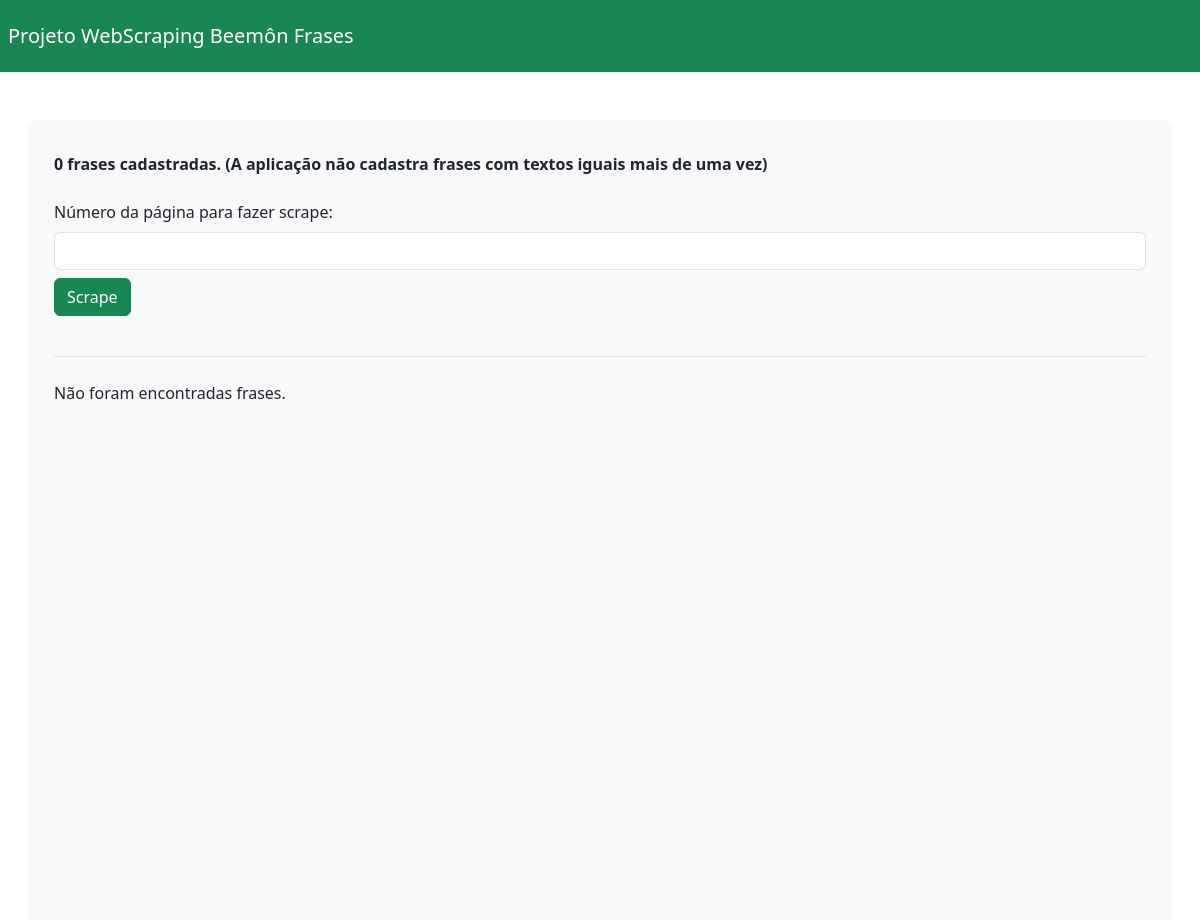
Page /?tag=change on the earlier database version.
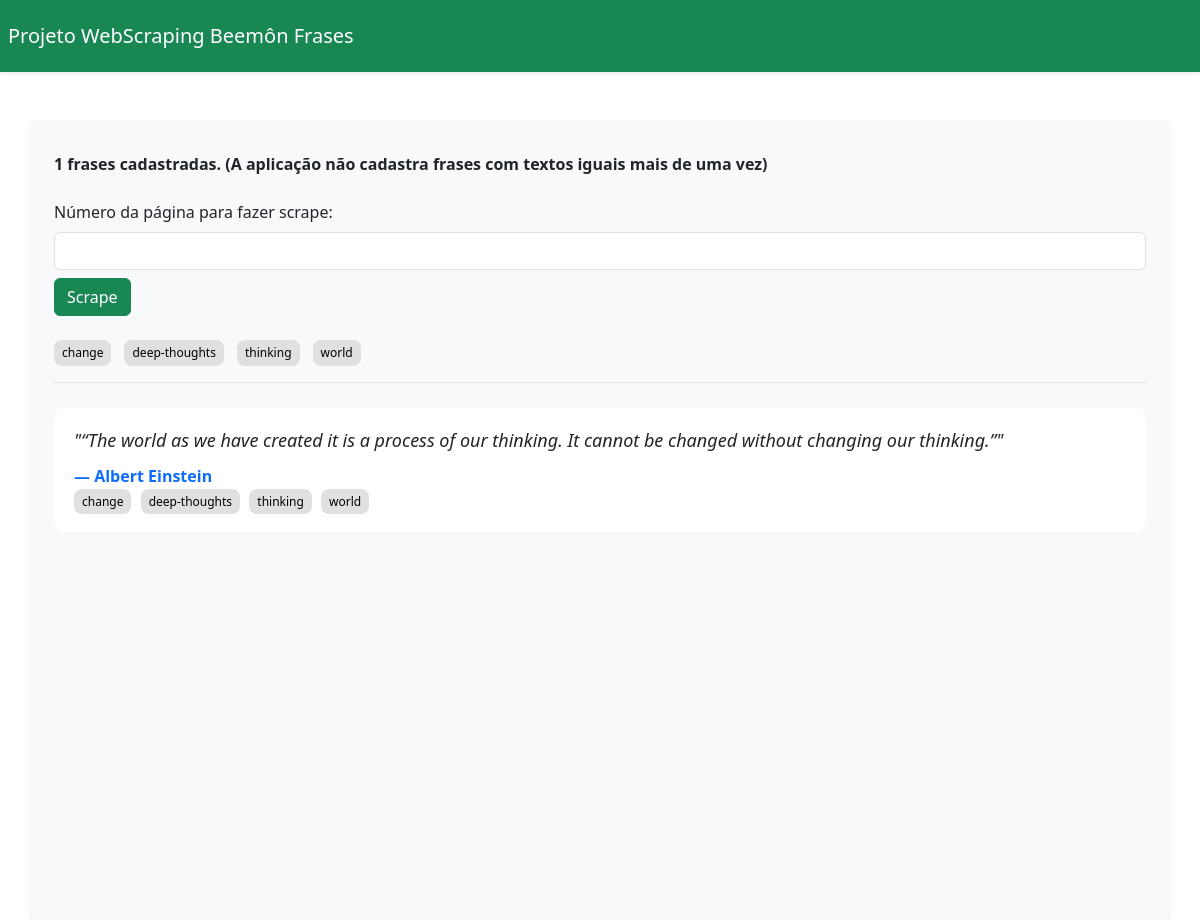
Same page on the later database version.
### scraping/models.py (models this page shows)
class Tag(models.Model):
    name = models.CharField(max_length=256, unique=True, primary_key=True)

class Quote(models.Model):
    text = models.CharField(max_length=1024, blank=True, null=True)
    author = models.ForeignKey(Author, blank=True, null=True, on_delete=models.DO_NOTHING)
    tags = models.ManyToManyField(Tag)

class Author(models.Model):
    name = models.CharField(max_length=256, unique=True, primary_key=True)
    born = models.CharField(max_length=128, blank=True, null=True)
    description = models.TextField(blank=True, null=True)

### scraping/views.py (the view, shortened to what this page needs)
# urls.py: path("", views.HomeView.as_view(), name="home_view"),
class HomeView(TemplateView):
    template_name = "index.html"
    def get_context_data(self, **kwargs):
        context = super().get_context_data(**kwargs)
        tag = self.request.GET.get('tag')  # Get the tag from the URL
        if tag:
            quotes = models.Quote.objects.filter(tags__name=tag)
            context['selected_tag'] = tag
        else:
            quotes = models.Quote.objects.all()
        context['quotes'] = quotes.order_by("-id")
        context['quotes_count'] = quotes.count()
        context['authors'] = models.Author.objects.all()
        context['tags'] = models.Tag.objects.all()
        return context

### scraping/templates/index.html (shortened to what this page needs)
{% extends "main.html" %}
{% block content %}
    <div class="fw-bold pb-4 pt-2">
        {{ quotes_count }} frases cadastradas. (A aplicação não cadastra frases com textos iguais mais de uma vez)
    </div>
    <form method="post" >
        <label for="page" class="form-label">Número da página para fazer scrape:</label>
        <input type="number" class="form-control" id="page" name="page" min="1" required>
        <button type="submit" class="btn btn-success mt-2">Scrape</button>
    </form>
    <div class="my-4 border-bottom pb-3">
        <div class="quote-tags d-flex flex-wrap gap-2">
            {% for tag in tags %}
                <span><a class="tag-href" href="{% url 'home_view' %}?tag={{tag.name}}">{{ tag.name }}</a></span>
            {% endfor %}
        </div>
    </div>
    {% for quote in quotes %}
        <div class="quote-card">
            <div class="quote-text">"{{ quote.text }}"</div>
            <a class="quote-author" href="{% url 'author_detail' quote.author.name %}">— {{ quote.author.name }}</a>
            <div class="quote-tags">
                {% for tag in quote.tags.all %}
                    <span><a class="tag-href" href="{% url 'home_view' %}?tag={{tag.name}}">{{ tag.name }}</a></span>
                {% endfor %}
            </div>
        </div>
    {% empty %}
        <p>Não foram encontradas frases.</p>
    {% endfor %}
{% endblock %}

Differences in the rows shown:
added Tag: name "change"
added Tag: name "deep-thoughts"
added Tag: name "thinking"
added Tag: name "world"
added Quote: text "“The world as we have created it is a process of our thinking. It cannot be changed without changing our thinking.”", author.name "Albert Einstein"
Other differences:
{{ quotes_count }}: "0" → "1"
text no longer shown: "Não foram encontradas frases."
